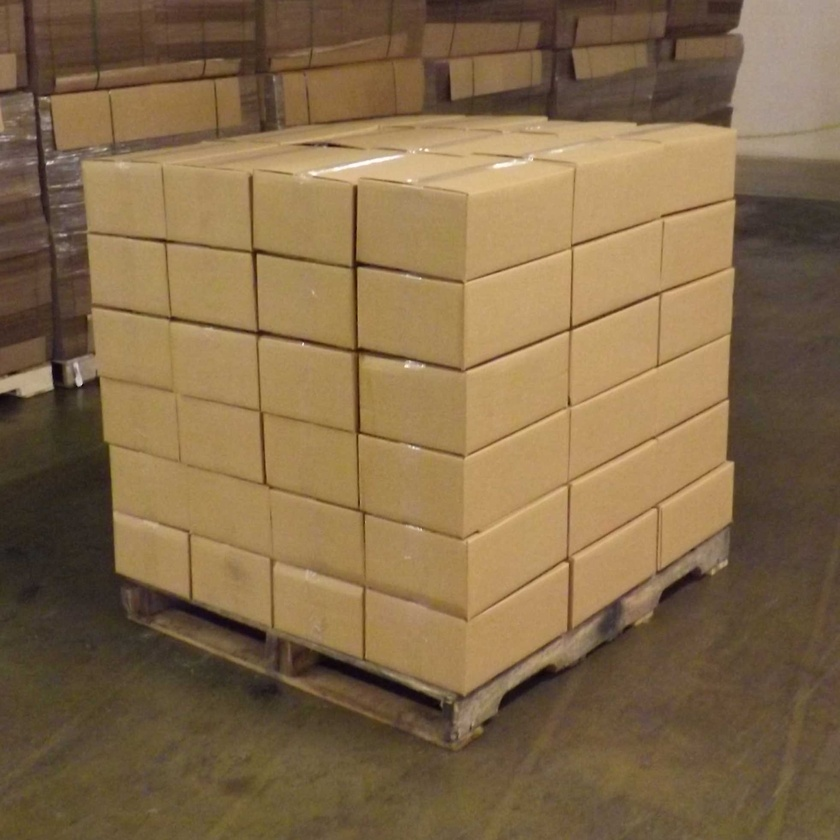
//> input picture CV-Boxes/full-72.jpg, 840 x 840 px, shrunk from 1964 x 1964 before the run
$ ./test3   (built with g++ and OpenCV 4)
//> lines starting //> are read from the running program, lines starting //| are printed output that depends on the picture; after the words box and inside, x2 and y2 are one past the last pixel; in counts of white or black regions, pixels touching at a corner belong together
#pragma once
#include <opencv2/core/core.hpp>
#include <opencv2/highgui/highgui.hpp>
#include <opencv2/imgproc/imgproc.hpp>
//#include <opencv2/imgcodecs.hpp> // might need?
using namespace cv;

#include <iostream>
using namespace std;

//PURPOSE: display image in GUI and save to disk as a .jpg
//PRE: input image exists
//POST: new GUI window is display image then saves image to disk.
//The same name is used for the GUI window as for the saved file.
void display(string name, Mat& const image) {
	namedWindow(name, WINDOW_KEEPRATIO);
	//resizeWindow("Grey", 500, 500);
	imshow(name, image);
	string filename = name + ".jpg";
	imwrite(filename, image);
	std::cout << "Saved as " << filename << std::endl;
	waitKey(0);
}

int main(int argc, const char* argv[]) {

	//testing with: cube1.jpg, full-15.jpg, full-72.jpg
	Mat input = imread("full-72.jpg");
//> input is the input picture: 840 rows x 840 cols, CV_8UC3; mean B, G, R 73.5, 106.5, 131.1

	Mat grey = input.clone();
	cvtColor(grey, grey, COLOR_BGR2GRAY);
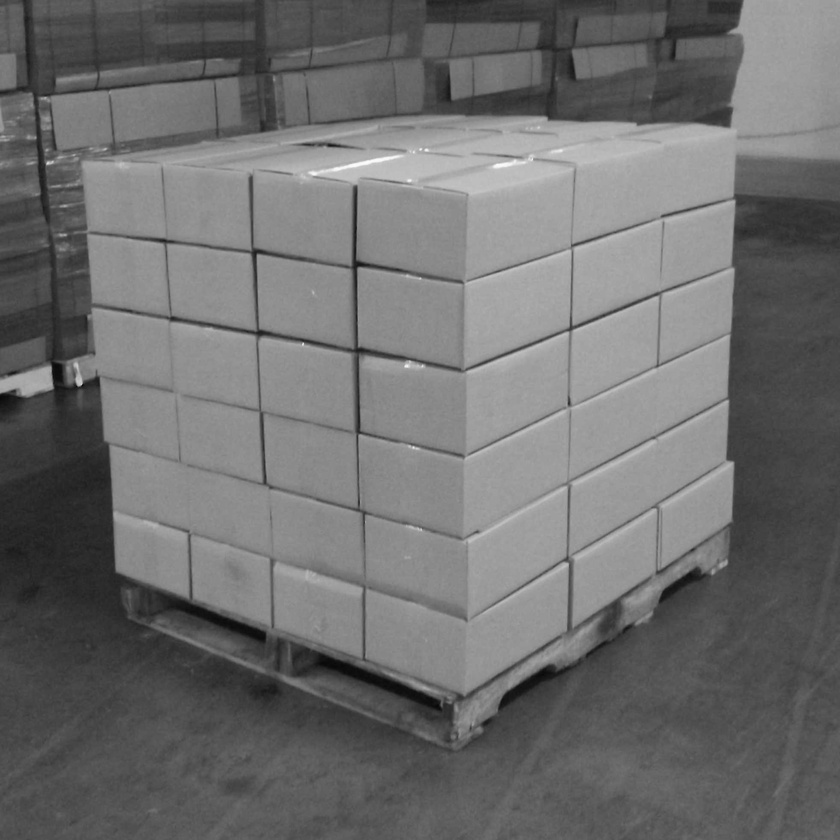
//> grey: 840 rows x 840 cols, CV_8UC1; min 7, max 252, mean 110.1

	//maybe up the contrast first?
	grey.convertTo(grey, CV_8U, 1, -75); //decrease saturation
	//display("saturated", grey);
	grey.convertTo(grey, CV_8U, 2, 0); //increase contrast
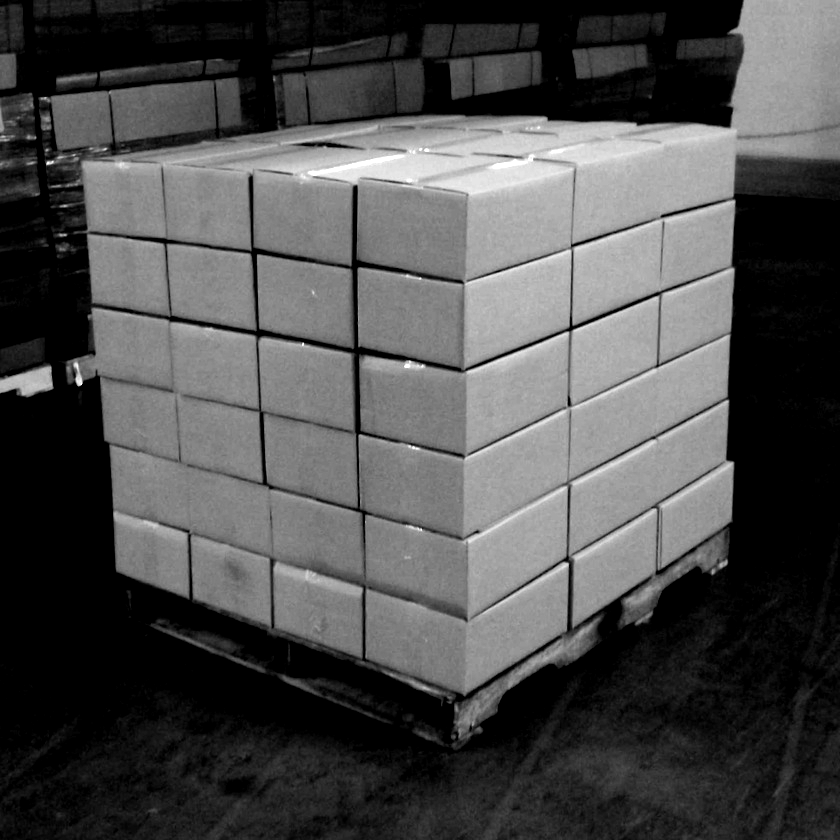
//> grey: 840 rows x 840 cols, CV_8UC1; min 0, max 255, mean 77.1
	//display("contrast", grey);

	//second pass
	grey.convertTo(grey, CV_8U, 1, -100); //decrease saturation
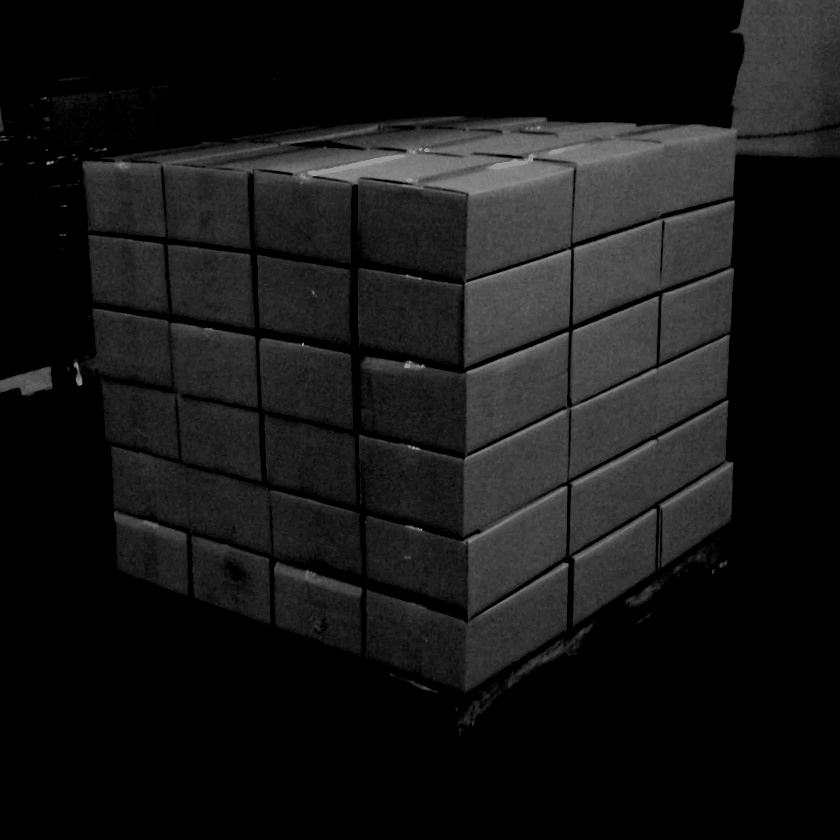
//> grey: 840 rows x 840 cols, CV_8UC1; min 0, max 155, mean 22.1
	//display("saturated2", grey);
	grey.convertTo(grey, CV_8U, 2, 0); //increase contrast
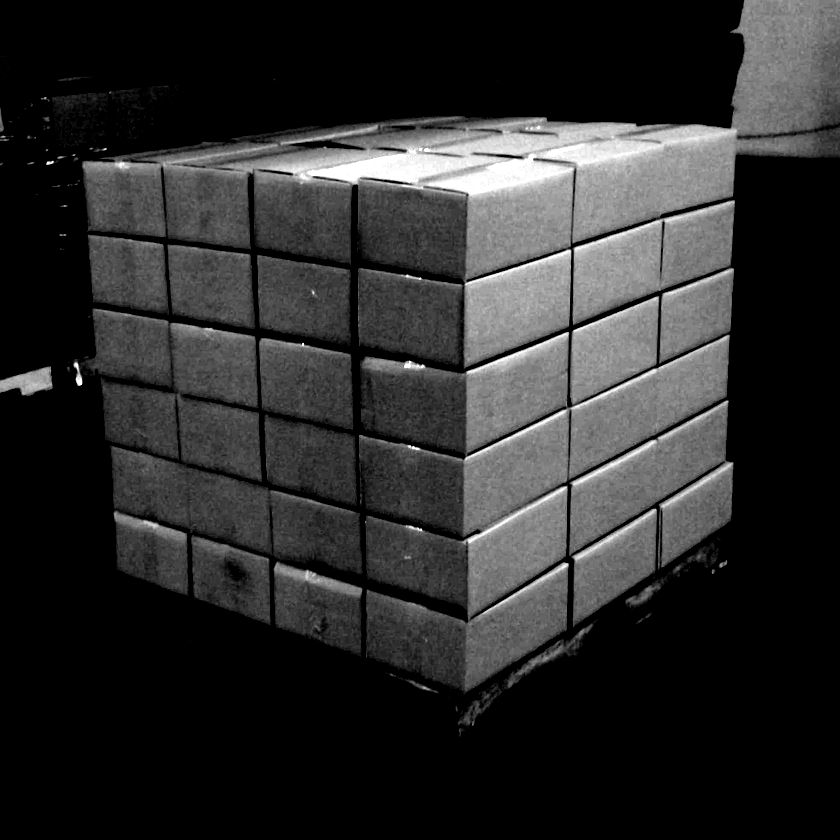
//> grey: 840 rows x 840 cols, CV_8UC1; min 0, max 255, mean 44.2
	//display("contrast2", grey);

	//try blurring?
	//blurring helps, since adjusting the saturation and contrast magnifies noise
	double sigma = 1.0;
	GaussianBlur(grey, grey, Size(3,3), sigma, sigma, 4);
	//display("blur", grey);

	//Canny(grey, grey, 25, 100, 3);
	Canny(grey, grey, 75, 110, 3);
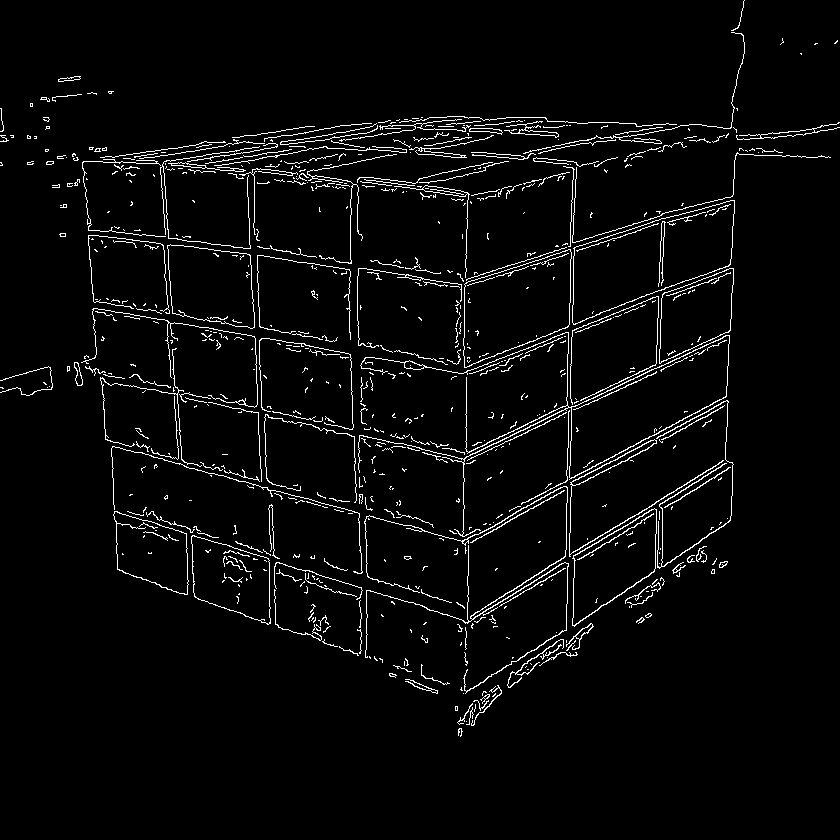
//> grey: 840 rows x 840 cols, CV_8UC1; 3.6% white in thin lines or dots, all inside (x1, y1, x2, y2) = (0, 0, 840, 737)
	display("canny2", grey);
//> (this line was passed over: display is not available in this run)

	Mat color_out;
	cvtColor(grey, color_out, COLOR_GRAY2BGR);

	vector<Vec2f> lines;
	double rho = 1.0; //distance resolution of the accumulator, in pixels
	double theta = 3 * CV_PI / 180; //angle resolution of the accumulator, in radians ( n * pi/180 where n is degrees)
	int threshold = 150; //accumulator threshold param - only lines with at least this many votes get returned
	HoughLines(grey, lines, rho, theta, threshold, 0, 0); //in, lines out, rho, theta, threshold, srn, stn, min theta, max theta
//> lines = 15 lines (rho, theta), first 12: [402, 1.83], [570, 0], [143, 1.68], [416, 1.26], [188, 1.41], [-236, 3.09], [603, 1.15], [835, 0.99], [130, 1.62], [261, 1.36], [413, 1.26], [170, 1.47]

	//from https://docs.opencv.org/master/d5/df9/samples_2cpp_2tutorial_code_2ImgTrans_2houghlines_8cpp-example.html#a8
	// Draw the lines
	for (size_t i = 0; i < lines.size(); i++)
	{
		float rho = lines[i][0], theta = lines[i][1];
		Point pt1, pt2;
		double a = cos(theta), b = sin(theta);
		double x0 = a * rho, y0 = b * rho;
		pt1.x = cvRound(x0 + 1000 * (-b));
		pt1.y = cvRound(y0 + 1000 * (a));
		pt2.x = cvRound(x0 - 1000 * (-b));
		pt2.y = cvRound(y0 - 1000 * (a));
		line(color_out, pt1, pt2, Scalar(0, 0, 255), 3, LINE_AA);
	}
//> this loop made 15 passes
//> (rho, theta, a, b, x0, y0) on passes 1 to 12: (402, 1.83, -0.259, 0.966, -104, 388.3), (570, 0, 1, 0, 570, 0), (143, 1.68, -0.105, 0.995, -14.95, 142.2), (416, 1.26, 0.309, 0.951, 128.6, 395.6), (188, 1.41, 0.156, 0.988, 29.41, 185.7), (-236, 3.09, -0.999, 0.0523, 235.7, -12.35), (603, 1.15, 0.407, 0.914, 245.3, 550.9), (835, 0.995, 0.545, 0.839, 454.8, 700.3), (130, 1.62, -0.0523, 0.999, -6.8, 129.8), (261, 1.36, 0.208, 0.978, 54.26, 255.3), (413, 1.26, 0.309, 0.951, 127.6, 392.8), (170, 1.47, 0.105, 0.995, 17.77, 169.1)
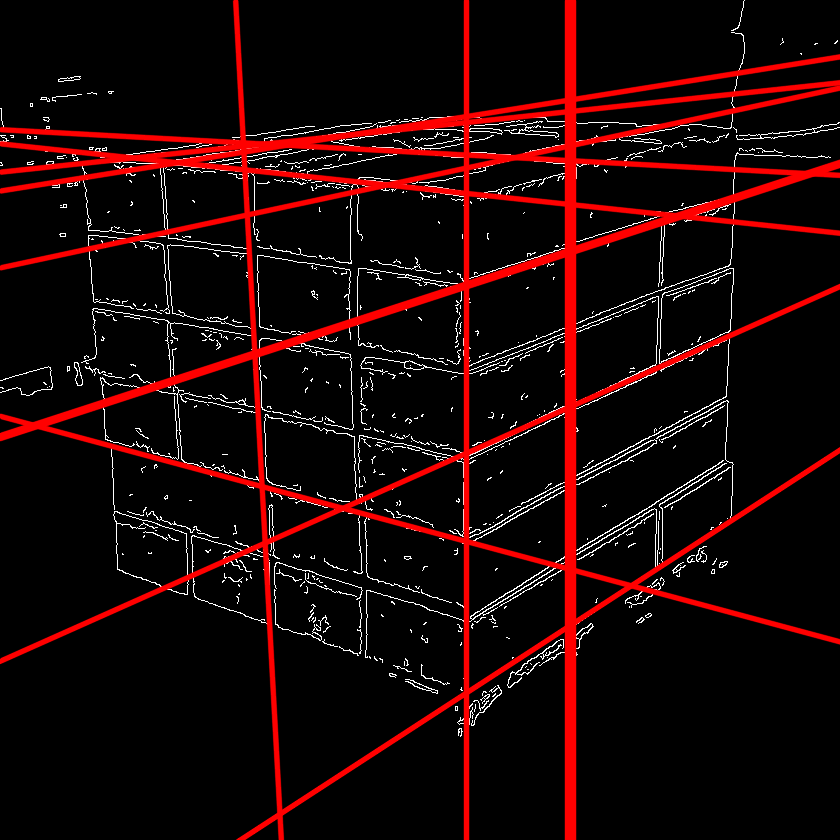
//> color_out: 840 rows x 840 cols, CV_8UC3; mean B, G, R 6.7, 6.7, 28.1
	display("hough2", color_out);
//> (this line was passed over: display is not available in this run)


	system("pause");
	return 0;
}

$ run again, with CV-Boxes/cube1.jpg copied over CV-Boxes/full-72.jpg
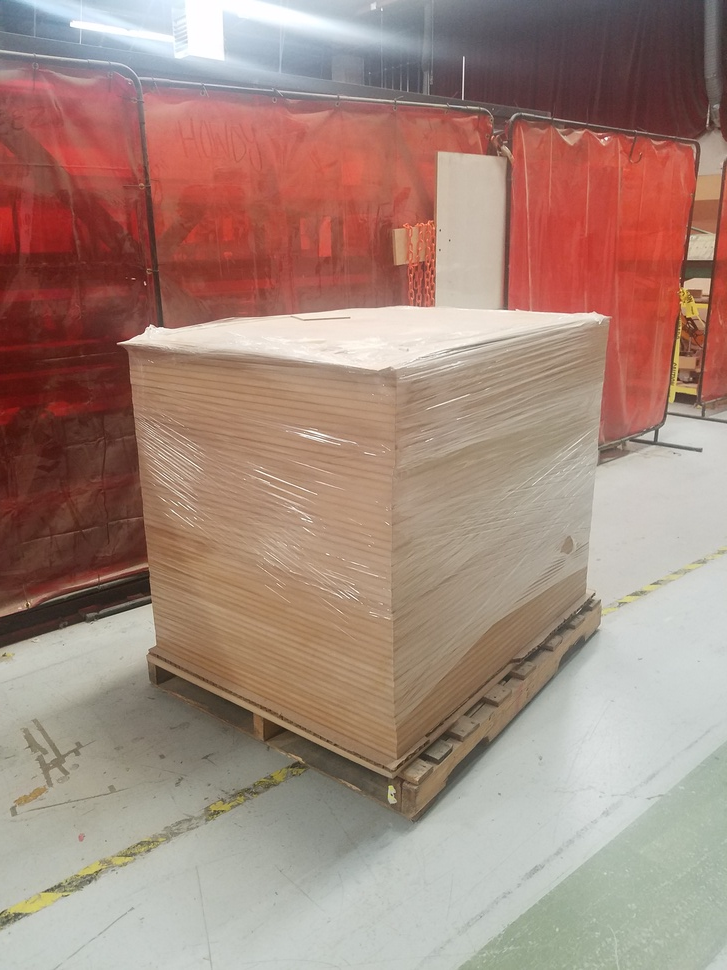
//> input picture CV-Boxes/cube1.jpg, 727 x 970 px, shrunk from 3024 x 4032 before the run
//> input is the input picture: 970 rows x 727 cols, CV_8UC3; mean B, G, R 124.8, 136.5, 164.2
//> `Canny(grey, grey, 75, 110, 3);`:
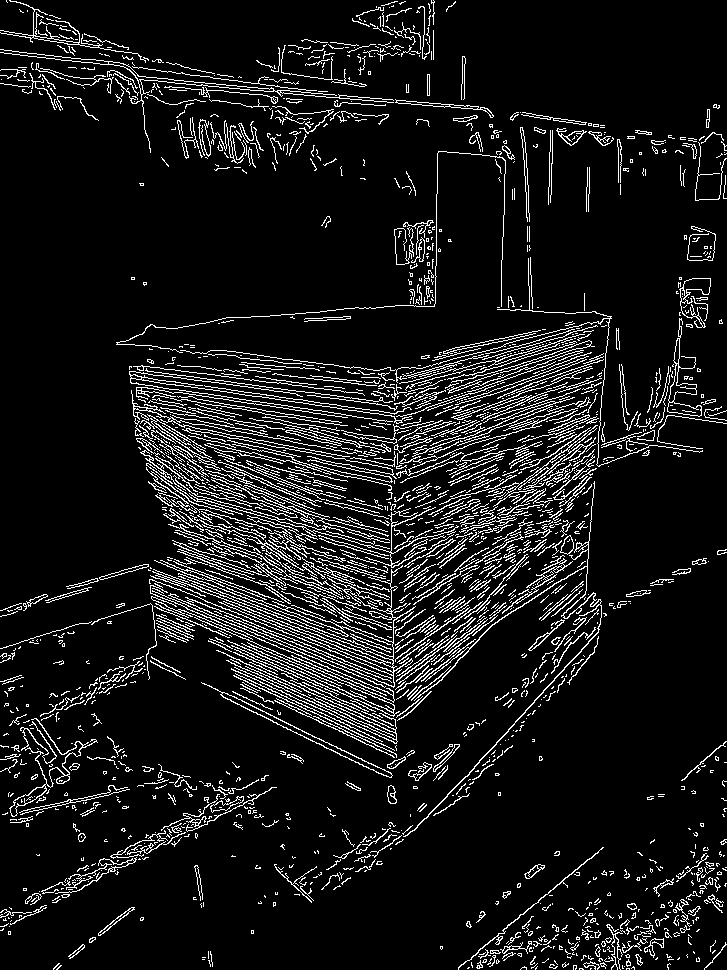
//> grey: 970 rows x 727 cols, CV_8UC1; 9.4% white in thin lines or dots
//> lines = 1174 lines (rho, theta), first 12: [694, 0.79], [697, 0.79], [680, 0.79], [561, 0.79], [709, 0.79], [672, 0.79], [725, 0.79], [578, 0.79], [716, 0.79], [730, 0.79], [677, 0.79], [476, 1.94]
//> the loop `for (size_t i = 0; i < lines.size(); i++)` made 1174 passes
//> (rho, theta, a, b, x0, y0) on passes 1 to 3: (694, 0.785, 0.707, 0.707, 490.7, 490.7), (697, 0.785, 0.707, 0.707, 492.9, 492.9), (680, 0.785, 0.707, 0.707, 480.8, 480.8)
//> after the loop `for (size_t i = 0; i < lines.size(); i++)`:
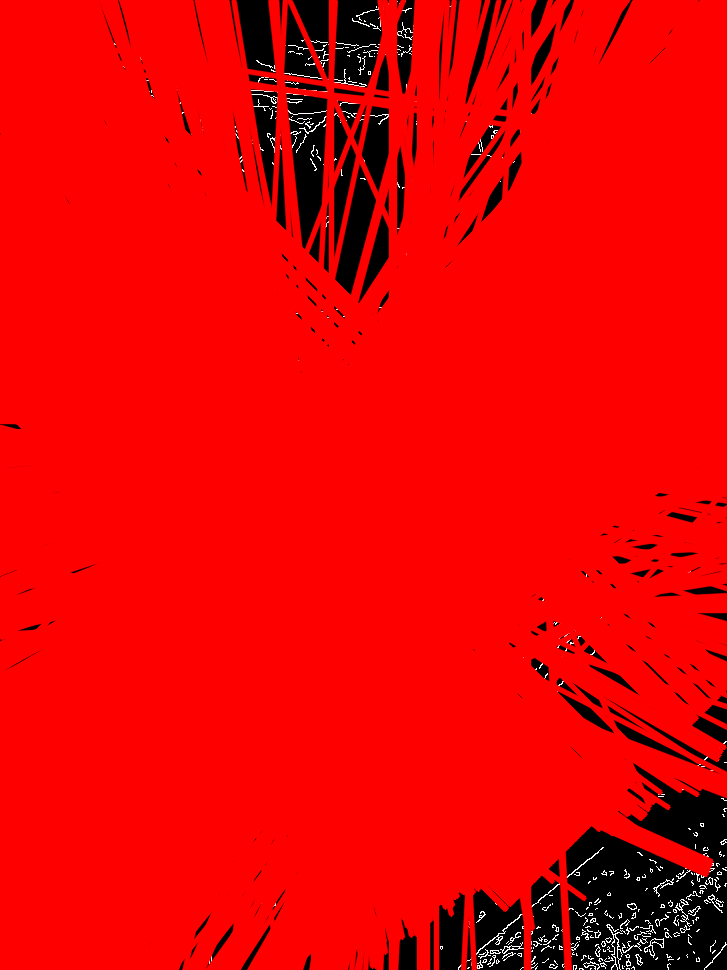
//> color_out: 970 rows x 727 cols, CV_8UC3; mean B, G, R 1.6, 1.6, 232.1

$ run again, with CV-Boxes/full-15.jpg copied over CV-Boxes/full-72.jpg
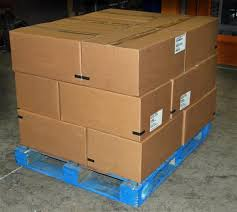
//> input picture CV-Boxes/full-15.jpg, 237 x 212 px
//> input is the input picture: 212 rows x 237 cols, CV_8UC3; mean B, G, R 79.1, 102.4, 122.2
//> `grey.convertTo(grey, CV_8U, 2, 0);`:
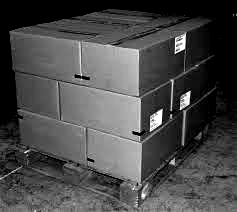
//> grey: 212 rows x 237 cols, CV_8UC1; min 0, max 255, mean 73.6
//> `Canny(grey, grey, 75, 110, 3);`:
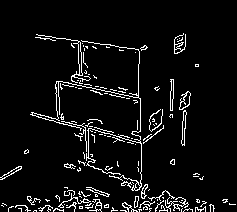
//> grey: 212 rows x 237 cols, CV_8UC1; 6% white in thin lines or dots, all inside (x1, y1, x2, y2) = (0, 33, 236, 212)
//> lines = empty
